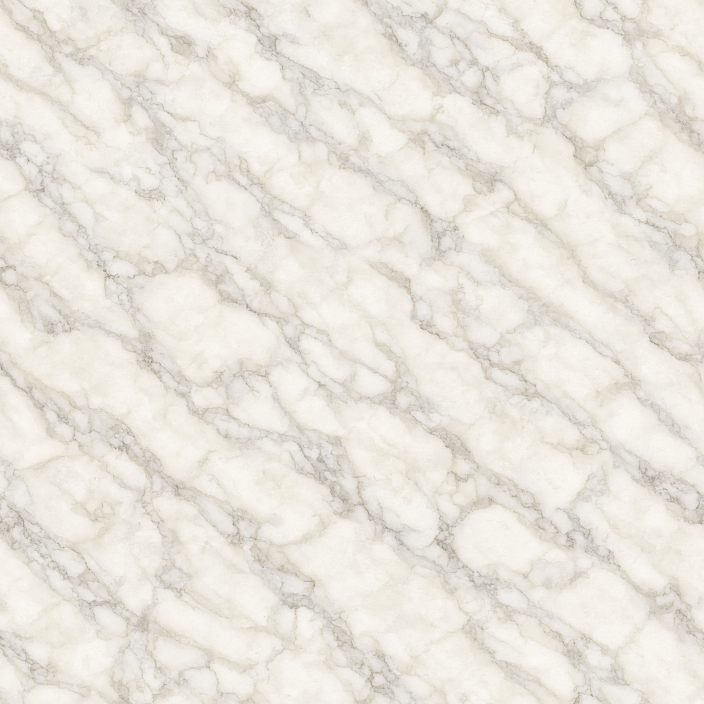
#> input picture artifacts/imagine_images/61b54d1d-dd47-4a1d-be0c-88e035ca90f1.jpg, 1408 x 1408 px, given in place of 9d2c603d-98ac-4010-ac11-cc9ddccceaa7.jpg, which was not available (shown at 1/2 size)
$ python process-32bit-art.py
#> lines starting #> are read from the running program, lines starting #| are printed output that depends on the picture; pictures that were not available may be replaced by others from this repository, and a replacement may not be noted
#!/usr/bin/env python3
"""Slice 32-bit tiles and chroma-key props into public/game."""
from __future__ import annotations

from pathlib import Path

import numpy as np
from PIL import Image

ART = Path("/workspace/artifacts/imagine_images")
TILE_OUT = Path("/workspace/public/game/tiles32")
PROP_OUT = Path("/workspace/public/game/props")
TILE_OUT.mkdir(parents=True, exist_ok=True)
PROP_OUT.mkdir(parents=True, exist_ok=True)
ASSETS = Path("/workspace/assets/tiles")
ASSETS.mkdir(parents=True, exist_ok=True)

TILES = {
    "grass": "9d2c603d-98ac-4010-ac11-cc9ddccceaa7.jpg",
    "path": "76553e67-aacf-4beb-9646-67765df07f57.jpg",
    "water": "f95398cf-ecee-45e4-ab82-47bdf5c8a7c2.jpg",
    "cobble": "8d32a81a-3ed8-41f8-b877-df8dbd0157ca.jpg",
    "wood": "268c26a7-6520-4207-977c-d7907609cc52.jpg",
    "wallpaper": "1031ba3d-5cb1-4b14-8947-20d2ebc4170f.jpg",
    "pine": "8bb4ba81-ace3-42b4-b25c-15052e545157.jpg",
    "cosmic": "5db0e526-a453-4f4a-be3b-34521415519e.jpg",
}

PROPS = {
    "farmhouse": "044d531f-ffec-4ad8-97ca-d9f8322ad526.jpg",
    "cape": "dae21172-73dd-4b05-96b0-966c02969ee5.jpg",
    "inn": "41b51335-2dd0-4d83-8b35-37028da508fd.jpg",
    "rifle": "490d7e2b-4fd0-4c24-b72e-15184f5a536f.jpg",
    "syrup": "10fb9b11-813d-4dda-90fe-3a0feafcc4cc.jpg",
    "creemee": "e34c41ee-fd97-47d8-879a-65d3dce9a220.jpg",
    "door": "b21824ff-72ea-4f6b-a8f1-f1bafab8fb03.jpg",
}


def chroma(arr: np.ndarray) -> np.ndarray:
    rgb = arr[..., :3].astype(np.float32)
    r, g, b = rgb[..., 0], rgb[..., 1], rgb[..., 2]
    dist = np.sqrt((r - 255.0) ** 2 + g**2 + (b - 255.0) ** 2)
    mag = (dist < 150) | ((r > 165) & (b > 165) & (g < 125))
    out = np.zeros((arr.shape[0], arr.shape[1], 4), dtype=np.uint8)
    out[..., :3] = arr[..., :3]
    out[..., 3] = np.where(mag, 0, 255).astype(np.uint8)
    fringe = (out[..., 3] > 0) & (r > 130) & (b > 130) & (g < 170)
    out[..., 0] = np.where(fringe, np.minimum(out[..., 0], (g + 24).clip(0, 255)), out[..., 0])
    out[..., 2] = np.where(fringe, np.minimum(out[..., 2], (g + 24).clip(0, 255)), out[..., 2])
    return out


def bbox(alpha: np.ndarray, pad: int = 4) -> tuple[int, int, int, int] | None:
    ys, xs = np.where(alpha > 12)
    if len(xs) == 0:
        return None
    x0, x1 = int(xs.min()), int(xs.max())
    y0, y1 = int(ys.min()), int(ys.max())
    h, w = alpha.shape
    return max(0, x0 - pad), max(0, y0 - pad), min(w, x1 + pad + 1), min(h, y1 + pad + 1)


def process_tile(name: str, src: str) -> None:
#> called with name = 'grass', src = '9d2c603d-98ac-4010-ac11-cc9ddccceaa7.jpg'
    im = Image.open(ART / src).convert("RGB")
#> im is the input picture: PIL image 1408x1408 RGB; mean R, G, B 233.9, 229.5, 220.7
    side = min(im.size)
#> side = 1408
    left = (im.size[0] - side) // 2
#> left = 0
    top = (im.size[1] - side) // 2
#> top = 0
    im = im.crop((left, top, left + side, top + side))
    big = im.resize((64, 64), Image.Resampling.LANCZOS)
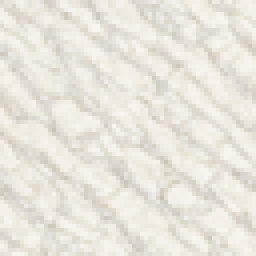
#> big: PIL image 64x64 RGB (shown 4 times larger); mean R, G, B 233.9, 229.5, 220.7
    small = im.resize((16, 16), Image.Resampling.LANCZOS)
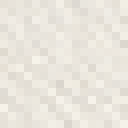
#> small: PIL image 16x16 RGB (shown 8 times larger); mean R, G, B 233.9, 229.5, 220.7
    big.save(TILE_OUT / f"{name}-64.png")
    small.save(TILE_OUT / f"{name}.png")
    big.save(ASSETS / f"{name}-64.png")
    # 2x2 seam check
    chk = Image.new("RGB", (128, 128))
#> chk: PIL image 128x128 RGB; every value is 0
    for y in range(2):
        for x in range(2):
            chk.paste(big, (x * 64, y * 64))
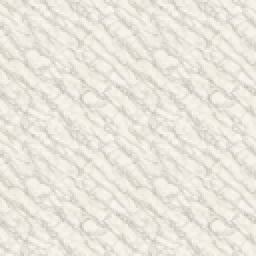
#> chk: PIL image 128x128 RGB (shown 2 times larger); mean R, G, B 233.9, 229.5, 220.7
    chk.save(TILE_OUT / f"{name}-2x2.png")
    print(f"tile {name}: 16 and 64")


def process_prop(name: str, src: str) -> None:
    im = Image.open(ART / src).convert("RGB")
    arr = chroma(np.array(im))
    box = bbox(arr[..., 3])
    if box:
        x0, y0, x1, y1 = box
        arr = arr[y0:y1, x0:x1]
    out = Image.fromarray(arr, "RGBA")
    # keep a reasonable game size
    h = 48 if name in ("farmhouse", "cape", "inn") else 32
    w = int(out.width * (h / max(1, out.height)))
    out = out.resize((max(16, w), h), Image.Resampling.LANCZOS)
    out.save(PROP_OUT / f"{name}.png")
    print(f"prop {name}: {out.size}")


def main() -> None:
    for k, v in TILES.items():
        process_tile(k, v)
#> pass 2 of the loop in main, `for k, v in TILES.items():`:
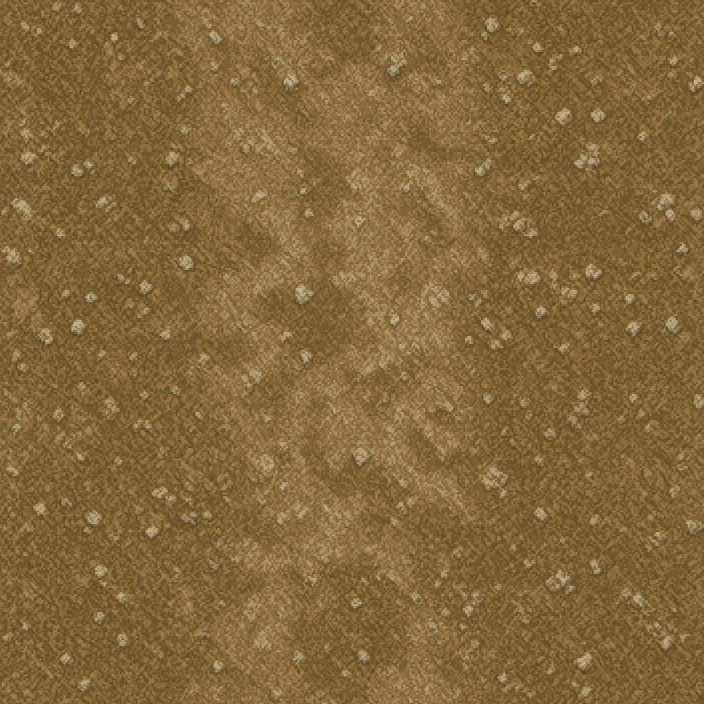
#> input picture artifacts/imagine_images/76553e67-aacf-4beb-9646-67765df07f57.jpg, 1408 x 1408 px, found by its file name (shown at 1/2 size)
#> in process_tile, im is the input picture: PIL image 1408x1408 RGB; mean R, G, B 133.2, 103.7, 59.3
#> in process_tile (call 2), `big = im.resize((64, 64), Image.Resampling.LANCZOS)`:
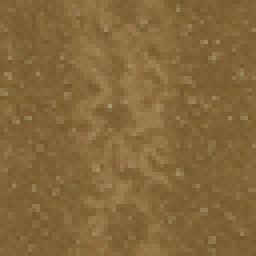
#> big: PIL image 64x64 RGB (shown 4 times larger); mean R, G, B 133.2, 103.7, 59.3
#> after the loop in process_tile (call 2), `for y in range(2):`:
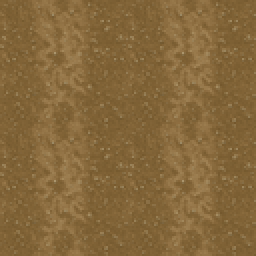
#> chk: PIL image 128x128 RGB (shown 2 times larger); mean R, G, B 133.2, 103.7, 59.3
#> pass 3 of the loop in main, `for k, v in TILES.items():`:
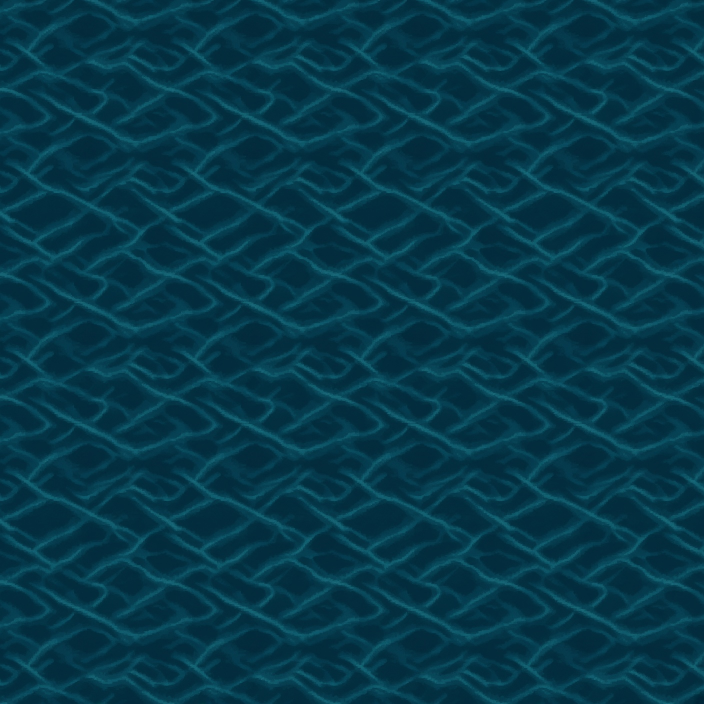
#> input picture artifacts/imagine_images/f95398cf-ecee-45e4-ab82-47bdf5c8a7c2.jpg, 1408 x 1408 px, found by its file name (shown at 1/2 size)
#> in process_tile, im is the input picture: PIL image 1408x1408 RGB; mean R, G, B 5.4, 57.2, 74.5
#> in process_tile (call 3), `big = im.resize((64, 64), Image.Resampling.LANCZOS)`:
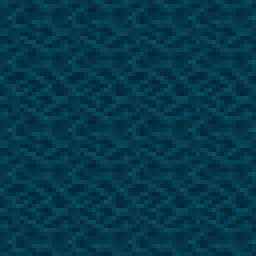
#> big: PIL image 64x64 RGB (shown 4 times larger); mean R, G, B 5.4, 57.2, 74.5
#> after the loop in process_tile (call 3), `for y in range(2):`:
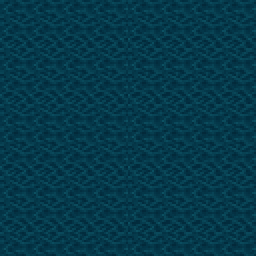
#> chk: PIL image 128x128 RGB (shown 2 times larger); mean R, G, B 5.4, 57.2, 74.5
#> the loop made 7 passes; the first 3 are shown
    for k, v in PROPS.items():
        process_prop(k, v)


if __name__ == "__main__":
#> (the run stopped early here; a loop or call above may not have finished)
